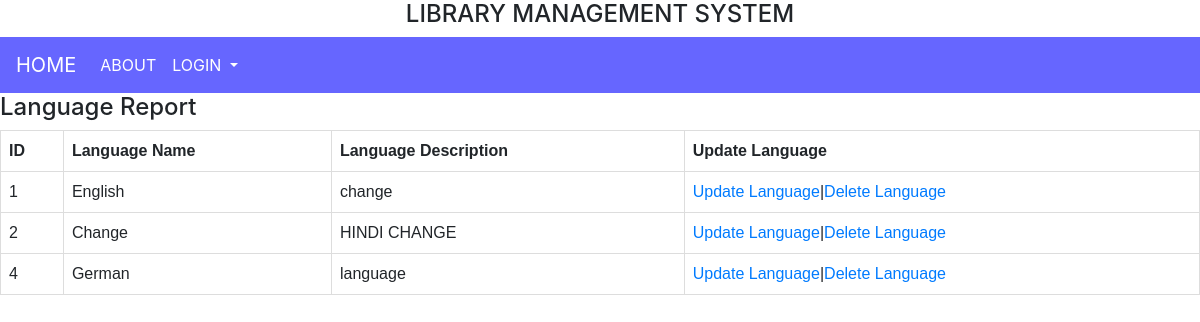
The app's page /basic/lan_list/ with its own data.
### appERP/models.py (models this page shows, shortened)
class Language(models.Model):
    language_name=models.CharField(max_length=200)
    language_description=models.CharField(max_length=200)

### appERP/views.py (the view)
# urls.py: path('lan_list/', views.LanguageListView.as_view(), name='lan_list'),
class LanguageListView(ListView):
    model = Language
    context_object_name = 'lan_list'
    template_name = 'language_list.html'

### templates/language_list.html (shortened to what this page needs)
<!DOCTYPE html>
{% extends 'admin_basic_page.html' %}
{% block body_block %}
<head>
</head>
<body>
<h4>Language Report</h4>
<table>
  <tr>
      <th> ID </th>
    <th> Language Name </th>
    <th> Language Description </th>
      <th> Update Language </th>
  </tr>
   {% for i in lan_list %}
    <tr>
    <td>{{ i.id }}</td>
    <td>{{ i.language_name }}</td>
    <td>{{ i.language_description }}</td>
        <td> <a href="{% url 'appERP:lan_update' pk=i.pk %}">Update Language</a>|<a href="{% url 'appERP:lan_delete' pk=i.pk %}">Delete Language</a></td>
  </tr>
    {% endfor %}
</table>
</body>
{% endblock %}

### templates/language_list.html (style rules this page uses)
table { font-family: arial, sans-serif; border-collapse: collapse; width: 100%; }
td, th { border: 1px solid #dddddd; text-align: left; padding: 8px; }

### records on screen
Language: id "1", language_name "English", language_description "change"
Language: id "2", language_name "Change", language_description "HINDI CHANGE"
Language: id "4", language_name "German", language_description "language"
